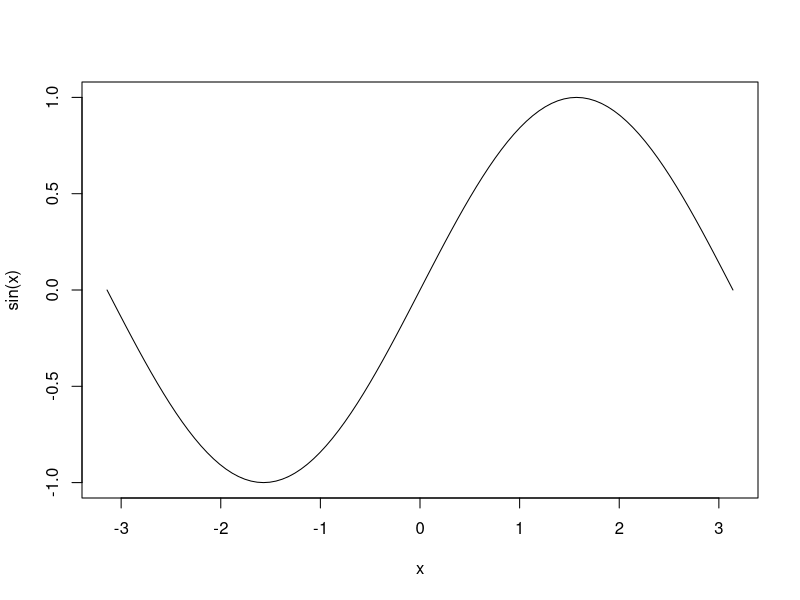
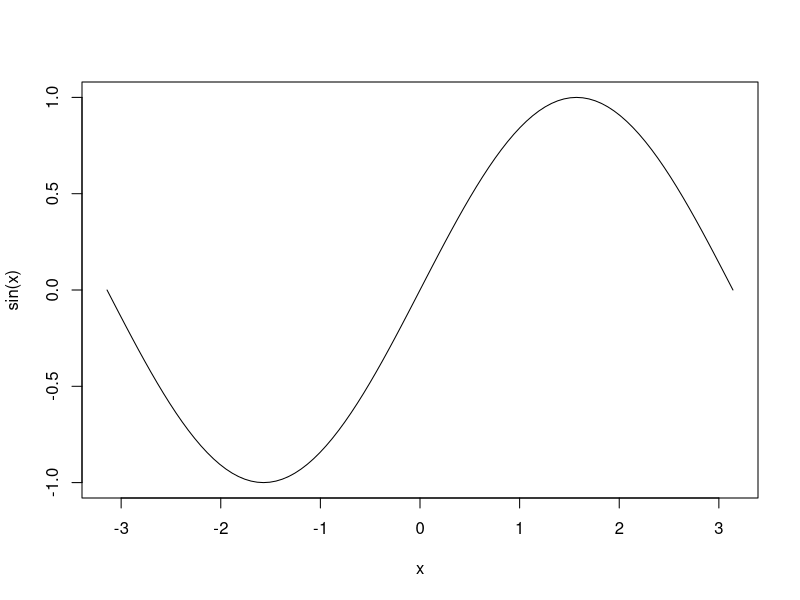
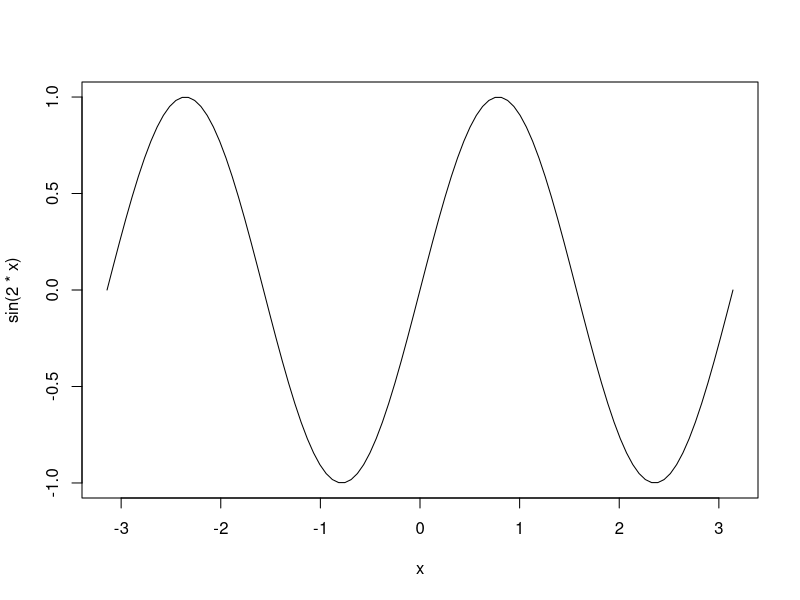
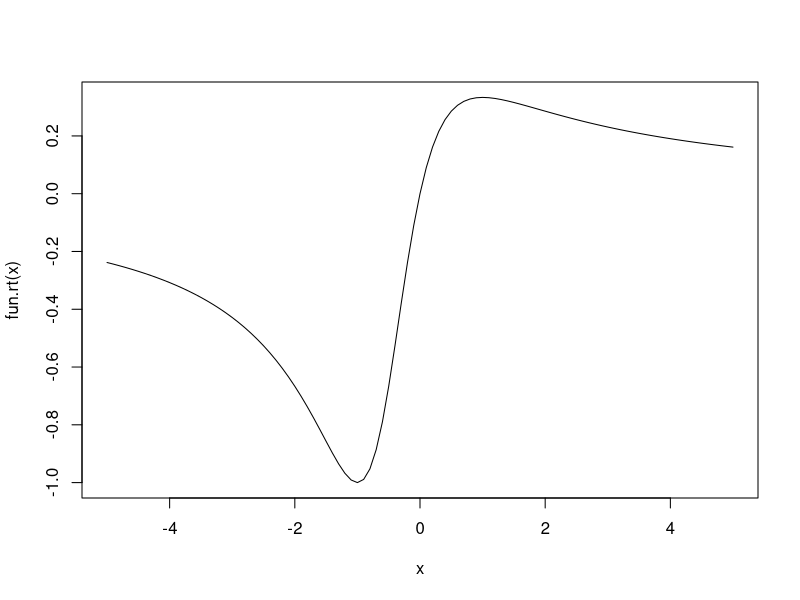
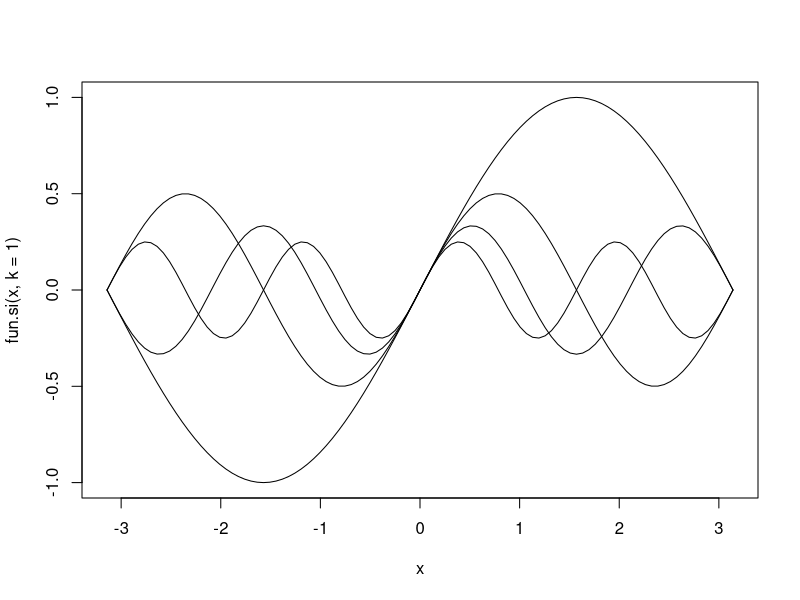
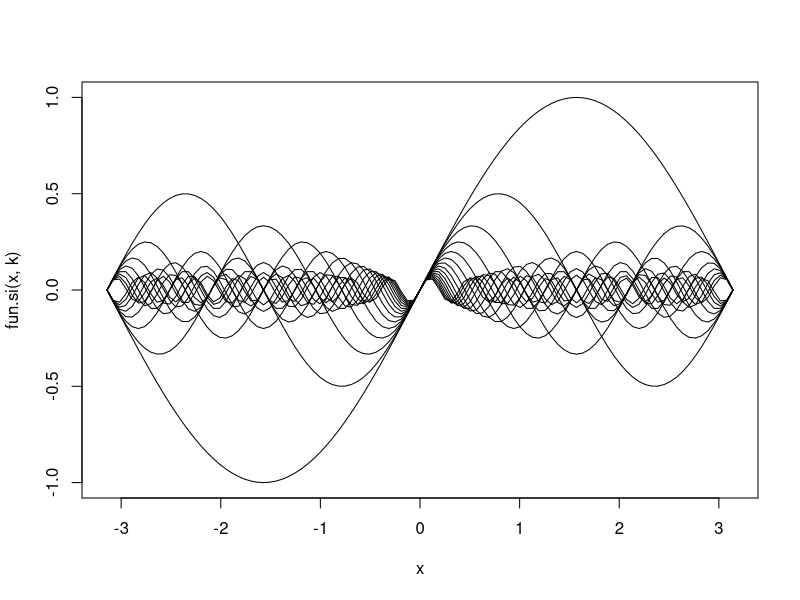
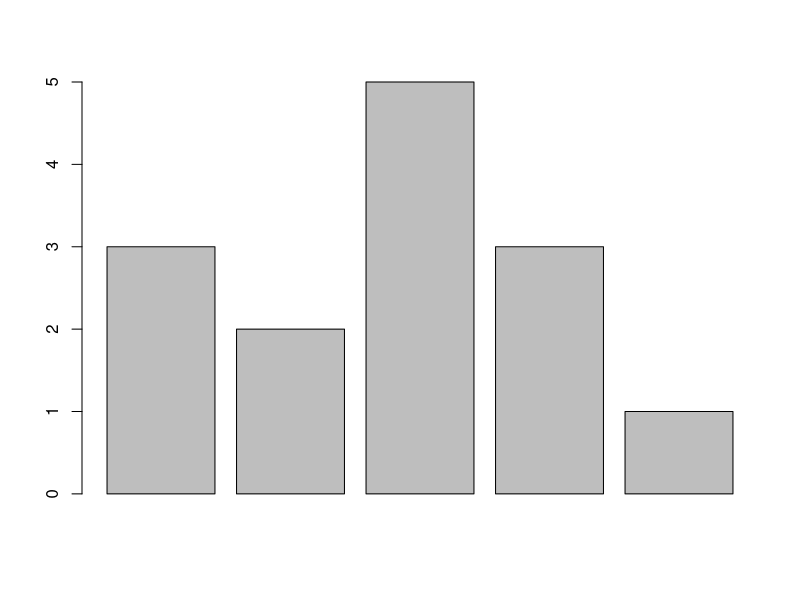
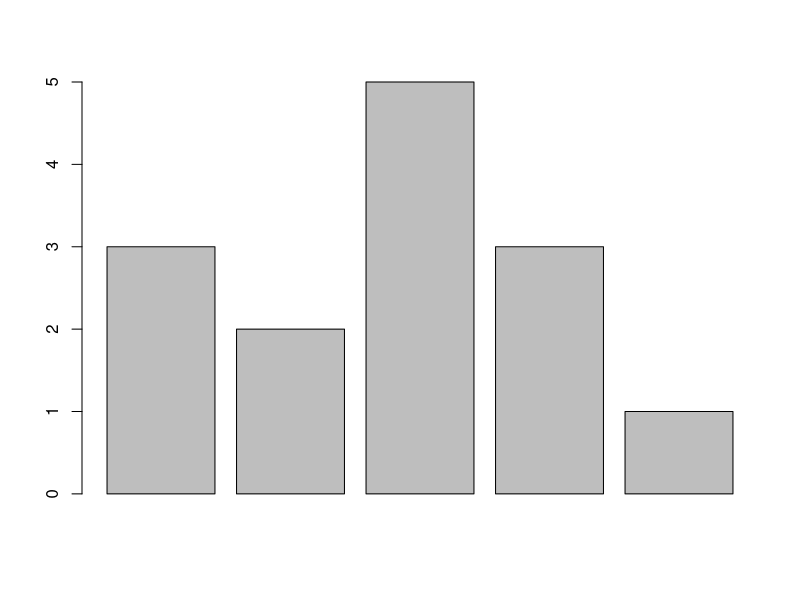

The R script that drew these images, in order:

#
#   Dalykas: STATISTINĖS DUOMENŲ ANALIZĖS SISTEMA IR PROGRAMAVIMO KALBA R
#            Pagrindinės aukšto lygio grafinės funkcijos.
#
#  Autorius: Tomas Rekašius
#
#   Sukurta: 2014-03-29 | 2014-04-24
#


# TURINYS -------------------------------

#
#   1. Aukšto lygio grafinės funkcijos:
#      * funkcija curve
#      * funkcija barplot
#      * funkcija boxplot
#      * funkcija hist
#


# PASTABOS ------------------------------

#
# Parašyti apie curve parametrą xname.
# Sugalvoti uždavinių funkcijai boxplot.
# Parašyti apie barplot parametrą axis.lty.
# 


# NUSTATYMAI ----------------------------

# Nustatoma lietuviška lokalė. 
Sys.setlocale(locale = "Lithuanian")

# Nustatomas darbinis katalogas.
setwd("C:/Downloads")

# Ištrinami visi seni kintamieji.
rm(list = ls())


# --------------------------------------- #
# AUKŠTO IR ŽEMO LYGIO GRAFINĖS FUNKCIJOS #
# --------------------------------------- #

# Visas R grafines funkcijas sąlyginai galima padalinti į dvi dideles grupes:
#
#   1) aukšto lygio grafinės funkcijos,
#   2) žemo lygio grafinės funkcijos.
#
# Aukšto lygio grafinės funkcijos yra skirtos baziniam tam tikro tipo grafiko ar
# diagramos braižymui. Toks grafikas turi suformuotą koordinačių sistemą, ašis,
# antraštes ir visus kitus tokio tipo grafikui reikalingus elementus. Žemo lygio
# grafinės funkcijos yra skirtos jau suformuotų grafikų papildymu tam tikrais jo
# elementais: papildomais taškais, linijomis, kitokiomis nei standartinės ašimis,
# tekstu ir kitais elementais.

# Aukšto lygio grafinės funkcijos visada suformuoja ir nubraižo naują grafiką, o
# žemo lygio funkcijos taškus, linijas arba kitus grafinius elementus uždeda ant 
# jau sudaryto grafiko.

# Didelę dalį dažniausiai naudojamų grafikų galima nubraižyti naudojant funkciją
# plot, tačiau kai kuriuos grafikus ir diagramas patogiau braižyti naudojant tam
# skirtas specializuotas funkcijas. 


# --------------------------------------- #
# FUNKCIJA CURVE                          #
# --------------------------------------- #

# Funkcija curve naudojama vieno kintamojo funkcijos y = f(x) grafiko braižymui. 
# Pagrindiniai jos parametrai:
#
#       expr -- funkcijos f(x) pavadinimas,
#       from -- intervalo [a, b] reikšmė a,
#         to -- intervalo [a, b] reikšmė b,
#          n -- taškų skaičius intervale [a, b],
#        add -- FALSE, nurodo ar grafiką uždėti ant jau sudaryto grafiko.

# Sudarant funkcijos f(x) intervale [a, b] grafiką, šis intervalas padalinamas į 
# 100 lygių dalių, kurias viena nuo kitos atskiria n = 101 taškų. Tuose taškuose
# skaičiuojamos funkcijos y = f(x) reikšmės ir gaunamos taškų (x, y) koordinatės.

# Paprasčiausiu atveju funkcijai curve galima nurodyti bet kokios standartinės R 
# funkcijos pavadinimą ir intervalo, kuriame nubraižomas šios funkcijos grafikas, 
# ribas. Pvz., nubraižysime funkcijos y = sin(x) grafiką intervale [-pi, pi].

curve(sin, from = -pi, to = pi)

# Kaip visada, jei parametrai užrašomi nustatyta tvarka, jų pavadinimų galima ir
# nerašyti. Taip gaunama paprastesnės ir lengviau perskaitoma išraiška.

curve(sin, -pi, pi)

# Standartines R funkcijas galima panaudoti kitų funkcijų sudarymui. Pavyzdžiui,
# R turi funkciją y = sin(x), tačiau neturi funkcijos y = sin(2x). Jos išraišką 
# kaip argumentą galima įrašyti tiesiai į funkciją plot.

curve(sin(2*x), -pi, pi)

# Sudėtingų funkcijų išraišką geriau užrašyti kaip R funkcija ir duoti jai vardą.
# Pvz., nubraižysime racionalios trupmenos y = x/(x^2 + x + 1) intervale [-5, 5] 
# grafiką. Pirmiausia jos išraišką užrašysime kaip R funkciją.

fun.rt <- function(x) {
  y <- x/(x^2 + x + 1)
  return(y)
}

curve(fun.rt, -5, 5)


# Funkcija curve yra aukšto lygio grafinė funkcija, todėl kiekvieną kartą braižo 
# naują grafiką, tačiau jos parametrui add priskyrus reikšmę TRUE, naują grafiką 
# galima uždėti ant jau nubraižyto grafiko viršaus. Pvz., nubraižysime funkcijos 
# y = sin(kx)/k intervale [-pi, pi] grafikus, kai parametro k reikšmė kinta nuo 
# 1 iki 4. Iš pradžių užrašysime tokios funkcijos išraišką.

fun.si <- function(x, k) {
  y <- sin(k*x)/k
  return(y)
}

# Ši funkcija yra dviejų kintamųjų funkcija. Tam, kad funkcija curve ją parodytų
# teisingai, vieną parametrą fiksuosime -- priskirsime jam reikšmę. Tokiu būdu
# funkcija tampa vieno kintamojo funkcija, kurios grafiką curve gali nubraižyti.

curve(fun.si(x, k = 1), -pi, pi)

# Grafikus su kitomis parametro k reikšmėmis uždėsime ant jau nubraižyto grafiko
# viršaus.

curve(fun.si(x, k = 2), -pi, pi, add = TRUE)
curve(fun.si(x, k = 3), -pi, pi, add = TRUE)
curve(fun.si(x, k = 4), -pi, pi, add = TRUE)


# NAUDINGA ------------------------------

# Pasikartojančią išraišką galima įdėti į ciklą ir tokiu būdu keisti parametro k 
# reikšmę. Funkcinio programavimo apologetai gali naudoti konstrukciją su sapply 
# ir viską užrašyti viena eilute. Pastaba, parametro add reikšmę nustatome pagal
# loginę sąlygą -- tikrinama ar parametro k reikšmė didesnė už vienetą. Jei taip, 
# tai add įgyja reikšmę TRUE, priešingu atveju priskiriama reikšmė FALSE.

sapply(1:16, function(k) curve(fun.si(x, k), -pi, pi, add = k > 1))


# UŽDUOTIS ------------------------------ 

# 1. Naudojant funkciją curve nubraižykite funkcijos y = ln(x) grafiką intervale 
#    (0, 1]. Pakeiskite komandą taip, kad grafike ašies Oy ribos būtų [-5, 5].
# 2. Nubraižykite standartinio normaliojo skirstinio tankio funkcijos grafiką
#    intervale [-4, 4]. 
# 3. Nubraižykite atsiktinio dydžio, pasiskirsčiusio tolygiai intervale [2, 5],
#    tankio funkcijos grafiką. Ašies Ox ribos tegul bus [0, 7].
# 4. Ant vieno grafiko nubraižykite funkcijų y = sin(x) ir y = cos(x) grafikus
#    intervale [-pi, pi]. Tegul vienos funkcijos grafikas bus raudonos spalvos.
# 5. Ant vieno grafiko nubraižykite tris normaliojo skirstinio tankio funkcijos 
#    variantus: su vidurkiu 0, su vidurkiu 1 ir su vidurkiu 3. Visais atvejais
#    standartinis nuokrypis tegul būna vienodas ir lygus 1.


# --------------------------------------- #
# FUNKCIJA BARPLOT                        #
# --------------------------------------- #

# Funkcija barplot naudojama stulpelinių diagramų braižymui. Paprastai naudojami
# šie parametrai:
#
#     height -- stulpelių aukščių vektorius arba matrica,
#      width -- stulpelių pločių vektorius,
#      space -- tarpo tarp stulpelių reikšmė,
#      horiz -- FALSE, nurodo ar stulpeliai bus braižomi horizontaliai,
#     beside -- FALSE, nurodo ar tos pačios grupės stulpelius braižyti greta,
#        add -- FALSE, nurodo ar diagramą uždėti ant jau sudaryto grafiko.

# Pačiu paprasčiausiu atveju funkcijai barplot galima nurodyti sveikųjų skaičių
# vektorių. Kiekvienas vektoriaus elementas atitinka vieną diagramos stulpelį, o 
# jo aukštis lygus atitinkamo vektoriaus elemento reikšmei.

h <- c(3, 2, 5, 3, 1)

barplot(height = h)

# Jei parametrai surašomi nustatyta tvarka, tai jų pavadinimų galima ir nerašyti. 

barplot(h)

# Pačiu bendriausiu atveju, vektoriaus, pagal kurį braižoma diagrama, elementai 
# gali būti bet kokie realūs skaičiai. Neigiamus vektoriaus elementus diagramoje 
# atitinka "neigiamo" aukščio stulpeliai.

h <- c(-2, 2.5, 5, 3, -0.5)

barplot(h)

# Stulpelių plotis nustatomas keičiant parametro width reikšmę. Stulpeliai gali
# būti ir nevienodo pločio. Tokiu atveju parametrui width perduodamas stulpelių 
# pločių reikšmių vektorius.

barplot(h, width = 1:5)

# Stulpeliai vienas nuo kito atskirti tarpu, kurio plotis proporcingas stulpelio
# pločiui. Pagal nutylėjimą proporcingumo koef. lygus 0.2 ir gali būti pakeistas 
# nustatant kitą parametro space reikšmę. Jeigu parametras space = 1, tai tarpai 
# tarp stulpelių bus tokio paties pločio kaip ir stulpeliai.

barplot(h, space = 0)
barplot(h, space = 1)

# Tam, kad stulpeliai diagramoje būtų braižomi horizontaliai, naudojamas loginis 
# parametras horiz. Pagal nutylėjimą jo reikšmė yra FALSE.

barplot(h, horiz = TRUE)

# Suprantama, galima keisti standartinius grafinius parametrus. Pvz., papildomai 
# nustatysime ašies Oy ribas, stulpelių spalvą ir pagrindinę diagramos antraštę.

barplot(h, ylim = c(-5, 8), col = "red", main = "Stulpelinė diagrama")


# Labai dažnai funkcija barplot naudojama įvairioms dažnių lentelėms atvaizduoti.
# Kaip pavyzdį panaudosime laivo "Titanic" įvairių kategorijų keleivių skaičiaus
# duomenų lentelę Titanic.

Titanic

dimnames(Titanic)

# Titanic yra keturių kintamųjų kryžminė dažnių lentelė. Sumuodami tokią lentelę 
# pagal vieną kurį nors kintamąjį, gauname to kintamojo reikšmių dažnių lentelę. 
# Pavyzdžiui, sudarysim skirtinga klase keliavusių keleivių skaičiaus lentelę ir
# nubraižysime ją atitinkančią stulpelinę diagramą.

d <- margin.table(Titanic, 1)
d

barplot(d)

# Analogiškai iš pradinės lentelės galima gauti dviejų kintamųjų kryžminę dažnių 
# lentelę. Pavyzdžiui, sudarysime keleivio klasės ir lyties dažnių lentelę ir ją
# atvaizduosime diagramos pavidalu.

d <- margin.table(Titanic, c(2, 1))
d

barplot(d)

# Matome, kad dažniai atskirai paimtoje kategorijoje vaizduojami vienu stulpeliu.
# Naudojant parametrą beside, juos galima išskaidyti į atskirus stulpelius.

barplot(d, beside = TRUE)

# Keičiant atstumą tarp stulpelių, parametrui space reikia perduoti vektorių su
# dviem reikšmėmis: antroji nurodo tarpą tarp skirtingų grupių, o pirmoji nurodo
# tarpą tarp stulpelių grupės viduje.

barplot(d, beside = TRUE, space = c(0.1, 0.8))


# NAUDINGA ------------------------------

# Funkcija barplot turi nemažai kitų parametrų, kuriais galima keisti diagramos
# išvaizdą: stulpelių ir atskirų jų dalių spalvą, leisti arba uždrausti braižyti 
# ašis ir rašyti jų pavadinimus. Keletas iš jų:
#
#        col -- stulpelių spalvų numerių ar pavadinimų vektorius,
#     border -- stulpelių rėmelio spalva,
#  names.arg -- stulpelių pavadinimų vektorius,
#  axisnames -- TRUE, nurodo ar rodyti ašių pavadinimus,
#       axes -- TRUE, nurodo ar rodyti ašis,
#       plot -- TRUE, nurodo ar braižyti diagramą.

# Naudojant parametrą col, galima keisti stulpelių spalvą. Kadangi kiekvienoje
# grupėje yra po du stulpelius, parametrui priskiriame vektorių su dviem spalvų
# pavadinimais.

barplot(d, beside = TRUE, col = c("lightblue", "cornsilk"))

# Vietoje konkrečių spalvų galima nurodyti kokią nors spalvų paletę. Pavyzdžiui,
# parametrui col nurodysime trijų pilkos spalvos atspalvių paletę.

barplot(d, col = gray.colors(3))

# Naudojant parametrą border, galima pakeisti stulpelio rėmelio spalvą.

barplot(d, border = 3)

# Parametrui border priskyrus reikšmę NA, rėmelis apie stulpelį nebraižomas.

barplot(d, border = NA)


# Jei dažnių lentelė turi vardus, funkcija barplot juos naudoja grupėms pažymėti. 
# Naudojant parametrą names.arg šiuos grupių užrašus galima pakeisti. Pavyzdžiui,
# pakeisime dažnių lentelės d keleivių klasės pavadinimus.

barplot(d, names.arg = c("Pirma", "Antra", "Trečia", "Įgula"))

# Užrašus ant ašių galima uždrausti naudojant parametrą axisnames.

barplot(d, axisnames = FALSE)

# Naudojant parametrą axes, galima uždrausti ašių rodymą.

barplot(d, axes = FALSE)

# Naudojant parametrą plot, galima uždrausti braižyti ir pačią diagramą. Tokiu
# atveju funkcijos rezultatas yra matrica su stulpelių aukščiais.

barplot(d, plot = FALSE)


# Funkcija barplot ne tik nubraižo stulpelinę diagramą, bet jos rezultatą galima
# priskirti kintamajam. Taip gauname diagramos stulpelių vidurio taškų vektorių. 
# Jei sudaroma grupuota stulpelinė diagrama, tai rezultatas yra gaunama matrica, 
# kurios stulpeliuose yra diagramos vienos grupės stulpelių vidurio taškai. 

barstat <- barplot(d)
barstat


# UŽDUOTIS ------------------------------ 

# 1. Sukurkite vektorių n = (1, 3, 2, 5, 4). Nubraižykite tokią šio vektoriaus n 
#    stulpelinę diagramą, kurioje visų stulpelių spalva būtų skirtinga.
# 2. Nubraižykite vektoriaus n stulpelinę diagramą ir kiekvienam jos stulpeliui 
#    suteikite vardą.
# 3. Nubraižykite vektoriaus n stulpelinę diagramą, kurioje kiekvieno stulpelio 
#    plotas būtų lygus vienetui.
# 4. Naudodami duomenų lentelę HairEyeColor, sudarykite kryžminę akių ir plaukų 
#    spalvos dažnių lentelę. Parametrui legend priskirkite reikšmę TRUE ir taip
#    ant diagramos uždėkite legendą. Kokia akių spalva rečiausia tarp blondinų?


# --------------------------------------- #
# FUNKCIJA BOXPLOT                        #
# --------------------------------------- #

# Vieno arba kelių kintamųjų stačiakampei diagramai braižyti naudojama funkcija 
# boxplot. Pagrindiniai jos parametrai:
#
#          x -- kiekybinio kintamojo reikšmių vektorius,
#       data -- duomenų lentelės pavadinimas,
#     subset -- loginė sąlyga, kuri išskiria dalį duomenų lentelės stebinių,
#         at -- vektorius su reikšmėmis, kuriose atidedama stačiakampė diagrama,
# horizontal -- FALSE, nurodo ar diagrama bus braižoma horizontaliai,
#        add -- FALSE, nurodo ar diagramą uždėti ant jau sudaryto grafiko.

# Pavyzdžiui, nubraižysime kiekybinio kintamojo s stačiakampę diagramą.

s <- c(0.6, 3.4, 6.1, 0.7, 5.2, 1.4, 2.3, 3.4, 2.5, 9.4, 2.7, 4.1, 2.9, 0.1, 7.5)
k <- c("T", "N", "N", "T", "T", "T", "N", "T", "T", "N", "T", "N", "T", "T", "N")

boxplot(s)

# Diagramoje matome, kokiose ribose kinta kintamojo reikšmės, kam lygi kintamojo
# mediana, atskirai pažymimos labai mažos arba labai didelės kintamojo reikšmės.
# Jei kiekybinio kintamojo s reikšmės yra iš skirtingų grupių, galima nubraižyti
# stačiakampes diagramas kiekvienoje grupėje atskirai.

boxplot(s ~ k)

# Jei vienas ar keli stačiakampei diagramai nubraižyti reikalingi kintamieji yra 
# data.frame tipo duomenų lentelėje, funkcijai boxplot galima nurodyti jos vardą. 
# Pavyzdžiui, nubraižysime lentelės airquality temperatūros kiekvienam stebėjimų
# mėnesiui diagramas.

boxplot(Temp ~ Month, data = airquality)

# Jei diagrama braižoma ne iš visų duomenų lentelėje esančių duomenų, parametrui
# subset galima nurodyti loginę sąlygą ir taip išrinkti tik tam tikrus stebinius.
# Pavyzdžiui, naudojant tą pačią duomenų lentelę, nubraižysime temperatūros iki
# rugpjūčio mėnesio stačiakampes diagramas.

boxplot(Temp ~ Month, data = airquality, subset = Month < 8)


# NAUDINGA ------------------------------

# Yra keletas kitų parametrų, kuriais galima keisti boxplot diagramos išvaizdą:
# 
#        col -- diagramos dėžutės spalva,
#      names -- kintamojo x grupių vardų vektorius,
#    outline -- TRUE, nurodo ar diagramoje bus pažymimos išskirtys,
#   varwidth -- FALSE, nurodo ar stulpelio plotis proporcingas imties tūriui,
#      width -- vektorius su santykinių diagramos stulpelių pločių reikšmėmis.

# Pavyzdžiui, sudarysime grupuoto kintamojo s diagramą ir ant to paties grafiko
# palyginimui uždėsime bendrą kintamojo s diagramą.

# Iš pradžių nubraižysime grupuotą kintamojo s diagramą. Kad vėliau ant jos būtų
# galima uždėti bendrą diagramą, išplėsime ašies Ox ribas ir nurodysime, kad tos
# dėžutės būtų atidedamos ties x = 3 ir x = 4. Tada ant jau sudarytos diagramos 
# uždėsime bendrą kintamojo s stačiakampę diagramą. 

boxplot(s ~ k, xlim = c(0, 5), at = 3:4, names = c("Taip", "Ne"))
boxplot(s, add = TRUE, width = 1, col = "red")


# Nubraižysime dar vieną tokią kombinuotą diagramą. Ant kintamųjų Temp ir Month 
# sklaidos diagramos uždėsime grupuotą stačiakampę diagramą.

plot(Temp ~ Month, data = airquality, pch = 20, xlim = c(4, 10), col = 3)
boxplot(Temp ~ Month, data = airquality, add = TRUE, at = 5:9)


# Tam, kad stačiakampės dėžutės ant diagramos būtų nubraižytos tam tikra tvarka,
# reikia, kad tokia pačia tvarka būtų išrikiuotos kategorinio kintamojo reikšmės. 
# Tam naudojama funkcija reorder. Pvz., nubraižysime vidurkio didėjimo tvarka
# išdėstytas atskirų mėnesių temperatūros stačiakampes diagramas.

M <- with(airquality, reorder(Month, Temp, mean))
boxplot(Temp ~ M, data = airquality)


# Funkcija boxplot ne tik nubraižo stačiakampę diagramą, bet ir gali sukurti jai 
# nubraižyti reikalingą duomenų rinkinį - boxplot objektą. Jame surašytos grupės,
# ir jų vardai, reikšmių ir išsiskiriančių elementų kiekvienoje grupėje skaičius, 
# dėžutei nubraižyti reikalingos statistikos: mediana, kvartiliai ir "ūsų" galai.

boxstat <- boxplot(Temp ~ Month, data = airquality)
boxstat

names(boxstat)

boxstat$stats     # visų grupių dėžučių statistikos: galai, kvartiliai, mediana
boxstat$n         # reikšmių grupėse skaičius
boxstat$conf      # medianos pasikliautinasis intervalas
boxstat$out       # išsiskiriančių stebinių reikšmės
boxstat$group     # išsiskiriančių stebinių grupės numeriai
boxstat$names     # grupių vardai


# UŽDUOTIS ------------------------------ 

# 1. Nubraižykite duomenų lentelės iris kintamojo Sepal.Length boxplot diagramą
#    grupėse pagal kintamojo Species reikšmes. Kurioje grupėje mediana didesnė?
# 2. Užrašykite komandą, kuri, naudojant diagramos objektą boxstat, automatiškai
#    nustatytų, kurioje duomenų grupėje yra išsiskiriančių reikšmių.


# --------------------------------------- #
# FUNKCIJA HIST                           #
# --------------------------------------- #

# Histogramos sudarymui ir jos braižymui naudojama standartinė R funkcija hist. 
# Pagrindiniai jos parametrai:
# 
#          x -- kiekybinio kintamojo reikšmių vektorius,
#     breaks -- kintamojo x padalinimo į intervalus taškų vektorius,
#       freq -- TRUE, nurodo ar bus braižoma dažnių histograma,
#      right -- TRUE, nurodo, kad histogramos intervalai yra (a, b] pavidalo,
#     labels -- FALSE, dažniai arba užrašų ant histogramos stulpelių vektorius,
#       plot -- TRUE, nurodo ar braižyti histogramą,
#        add -- FALSE, nurodo ar histogramą uždėti ant jau sudaryto grafiko.


# Kaip pavyzdį panaudosime Nilo vandens lygio stebėjimo duomenis. Patogumo dėlei 
# sukursime atskirą kintamąjį x ir nubraižysime jo histogramą.

x <- as.numeric(Nile)
x
  
hist(x)

# Be papildomų nustatymų histogramos stulpelių skaičius parenkamas automatiškai. 
# Naudojant parametrą breaks, kintamojo reikšmių sritį galima padalinti į kelis 
# intervalus, pagal kuriuos ir sudaroma histograma. Pats paprasčiausias būdas --
# nurodyti intervalų padalijimo taškų vektorių. Reikia priminti, kad histogramos
# stulpelių bus vienu mažiau nei taškų skaičius.

hist(x, breaks = c(400, 600, 800, 1000, 1200, 1400))

# Tokį pat padalinimo taškų vektorių galima sudaryti naudojant aritmetinės sekos 
# generavimo funkciją seq. Tarkime, kad intervalo plotis bus lygus 200.

hist(x, breaks = seq(400, 1400, by = 200))

# Intervalų sudarymo komandą galima visiškai automatizuoti. Paprastai histograma 
# braižoma intervale nuo minimalios iki maksimalios kintamojo reikšmės. Tada jas
# galima apskaičiuoti naudojant funkcijas min ir max. Intervalų skaičių nurodome
# per funkcijos seq parametrą length.out. PASTABA! Intervalai yra (a, b] formos,
# ir formaliai minimalią reikšmę turintis imties elementas į pirmąjį intervalą
# turėtų nepatekti, tačiau parametras include.lowest nurodo, kad reikia įtraukti.

hist(x, breaks = seq(min(x), max(x), length = 6))

# Kintamojo reikšmes padalinti į intervalus galima ir naudojant funkciją pretty.
# Ši funkcija padalinimo taškus parenka taip, kad visi intervalai būtų "gražūs".

hist(x, breaks = pretty(x))


# Ant histogramos stulpelių galima užrašyti atitinkamų intervalų dažnius. Tam
# naudojama funkcija labels. Vietoj loginės parametro reikšmės galima nurodyti 
# reikšmių, kurias reikia užrašyti ant stulpelių, vektorių.

hist(x, breaks = pretty(x), labels = TRUE)


# NAUDINGA ------------------------------

# Kaip ir kitos grafinės funkcijos, funkcija hist priima standartinius grafinius
# parametrus, kuriais galima keisti histogramos išvaizdą.

# Kartais ant histogramos reikia uždėti kokio nors skirstinio tankio funkcijos
# grafiką. Nubraižysime temperatūros histogramą ir ant jos uždėsime normaliojo
# skirstinio tankio funkcijos grafiką, o kadangi skirstinio parametrai nežinomi,
# juos įvertinsime iš imties.

t <- as.numeric(nhtemp)

vid <- mean(t)
std <- sd(t)

# Pirma nubraižome histogramą. Kadangi ant jos viršaus braižysime tankio f-jos
# grafiką, čia reikalinga ne dažnių, o santykinių dažnių histograma. Ją gauname
# parametrui freq priskirdami reikšmę FALSE.

hist(t, freq = FALSE, xlim = c(46, 56), main = "Temperatūros pasiskirstymas")
curve(dnorm(x, mean = vid, sd = std), col = "red", add = TRUE)


# Funkcija hist ne tik nubraižo histogramą, bet ir gali sukurti šiai histogramai 
# nubraižyti reikalingą duomenų rinkinį - histogramos objektą. Jei pats grafikas 
# nereikalingas, jo braižymą galima uždrausti naudojant parametrą plot.

histat <- hist(x, breaks = pretty(x), plot = FALSE)
histat

# Iš jo galima sužinoti, kokie yra kintamojo dažniai intervaluose, šių intervalų
# padalinimo taškus, intervalų vidurio taškus ir pan.

names(histat)

histat$breaks  # intervalų padalinimo taškai
histat$mids    # intervalų vidurio taškai
histat$counts  # dažniai intervaluose

# Funkcija plot turi metodą histogramos objektui atvaizduoti.

plot(histat)


# UŽDUOTIS ------------------------------ 

# 1. Nubraižykite duomenų lentelės airquality birželio mėn. temperatūros dažnių 
#    histogramą. Nurodykite ašių pavadinimus ir visos histogramos pavadinimą.
# 2. Nubraižykite tokią kintamojo y histogramą, kad ant stulpelių būtų užrašyti
#    ne dažniai, bet didžiosios abėcėlės raidės. Tokie vardai stulpeliams turi 
#    būti priskiriami automatiškai ir nepriklausomai nuo stulpelių skaičiaus.
# 3. Užrašykite komandą, kuri naudodama histogramos objektą, surastų aukščiausią 
#    histogramos stulpelį atitinkančio intervalo vidurį.
# 4. Sugalvokite būdą, kaip nubraižyti Nilo vandens lygio histogramą panaudojant 
#    dažnius intervaluose iš anksčiau jau sukurto histogramos objekto -- histo.
# 5. Sugalvokite būdą, kaip nubraižyti bet kokio kintamojo x histogramą visiškai 
#    nenaudojant funkcijos hist.
